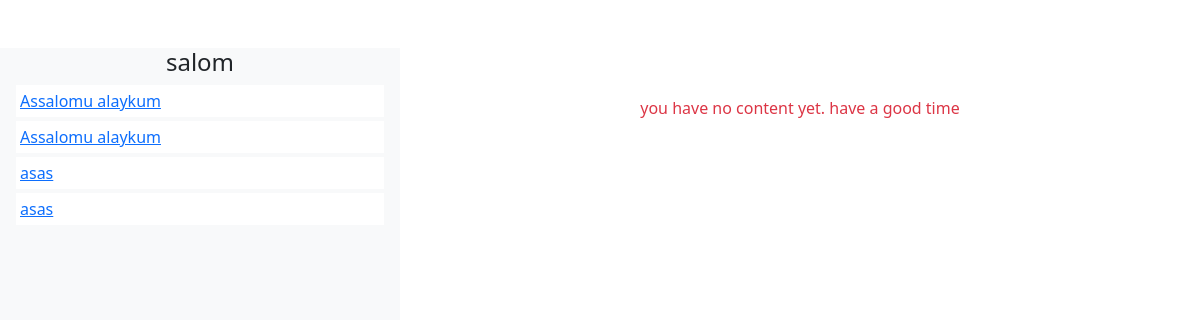
/docapp/tutorials_active/063b92500778434fadb4eab378081219/envy, run on the app's committed database.
### docapp/models.py (models this page shows, shortened)
class Tutorials(models.Model):
    tutorial_name = models.CharField(max_length=200)
    generated_code = models.CharField(max_length=50, null=False, unique=True)
    user = models.ForeignKey(CustomUser, on_delete=models.CASCADE)

class Subjects(models.Model):
    subject_name = models.CharField(max_length=200)
    generated_code = models.CharField(max_length=50, unique=True, null=False)
    tutorial = models.ForeignKey(Tutorials, on_delete=models.CASCADE)

### docapp/views.py (the view)
# urls.py: path("tutorials_active/<str:generated_code_tut>/<str:generated_code_subject>", tutorials_active, name="tutorials_active"),
def tutorials_active(request, generated_code_tut, generated_code_subject):
    tutorial = Tutorials.objects.get(generated_code=generated_code_tut)
    if generated_code_subject == "envy":
        subjects = Subjects.objects.all().filter(tutorial=tutorial)
        contents = Contents.objects.all().filter(subject=Subjects.objects.all().filter(tutorial=tutorial)[0])
        return render(request, 'tutorials_active.html',
                      {"tutorial": tutorial, "subjects": subjects, "contents": contents})
    else:
        subjects = Subjects.objects.all().filter(tutorial=tutorial)
        contents = Contents.objects.all().filter(subject=Subjects.objects.get(generated_code=generated_code_subject))
        return render(request, 'tutorials_active.html',
                      {"tutorial": tutorial, "subjects": subjects, "contents": contents})

### docapp/templates/tutorials_active.html (shortened to what this page needs)
{% extends "layout.html" %}
{% block content %}
<div class="container-fluid py-5 "  style="height:90vh">
    <div class="row">
        <div class="col-4 bg-light"   style="height:90vh">
            <h4 class="text-center">{{tutorial.tutorial_name}}</h4>
            {% for i in subjects %}
            <a href="{% url 'docapp:tutorials_active' generated_code_tut=tutorial.generated_code generated_code_subject=i.generated_code %}"
               class="d-block p-1 m-1 bg-white">{{i.subject_name}}
            </a>
            {% empty %}
            <p class="text-center text-danger mt-5">you have no subject yet. have a good time</p>
            {% endfor %}
        </div>
        <div class="col-8"  style="height:90vh;overflow-y:scroll;">
            {% for i in contents %}
            <p  class="d-block p-2 mt-3 bg-light">{{i.content}}</p>
            {% empty %}
            <p class="text-center text-danger mt-5">you have no content yet. have a good time</p>
            {% endfor %}
        </div>
    </div>
</div>
{% endblock%}

### templates/layout.html (shortened to what this page needs)
<!doctype html>
<html lang="en">
<head>
    <link href="https://cdn.jsdelivr.net/npm/bootstrap@5.0.2/dist/css/bootstrap.min.css" rel="stylesheet"
>
</head>
<body>
{% block content %} {% endblock %}
</body>
</html>

### data on the page
Tutorials: tutorial_name "salom"
Subjects: subject_name "Assalomu alaykum"
Subjects: subject_name "Assalomu alaykum"
Subjects: subject_name "asas"
Subjects: subject_name "asas"
